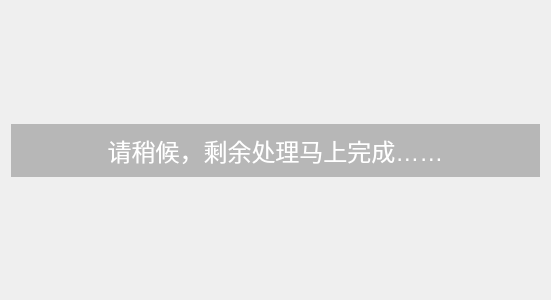
<?xml version="1.0" encoding="UTF-8"?>
<ui version="4.0">
 <class>FormWaitFinish</class>
 <widget class="QWidget" name="FormWaitFinish">
  <property name="geometry">
   <rect>
    <x>0</x>
    <y>0</y>
    <width>551</width>
    <height>300</height>
   </rect>
  </property>
  <property name="windowTitle">
   <string>Form</string>
  </property>
  <property name="styleSheet">
   <string notr="true">QWidget#widgetBound
{

background-color: rgb(127, 127, 127,127 );
}
QLabel
{
color: rgb(255, 255, 255);
font-size:24px;
}</string>
  </property>
  <layout class="QVBoxLayout" name="verticalLayout">
   <item>
    <spacer name="verticalSpacer">
     <property name="orientation">
      <enum>Qt::Vertical</enum>
     </property>
     <property name="sizeHint" stdset="0">
      <size>
       <width>20</width>
       <height>40</height>
      </size>
     </property>
    </spacer>
   </item>
   <item>
    <widget class="QWidget" name="widgetBound" native="true">
     <layout class="QHBoxLayout" name="horizontalLayout">
      <item>
       <widget class="QLabel" name="label">
        <property name="text">
         <string>请稍候，剩余处理马上完成……</string>
        </property>
        <property name="alignment">
         <set>Qt::AlignCenter</set>
        </property>
       </widget>
      </item>
     </layout>
    </widget>
   </item>
   <item>
    <spacer name="verticalSpacer_2">
     <property name="orientation">
      <enum>Qt::Vertical</enum>
     </property>
     <property name="sizeHint" stdset="0">
      <size>
       <width>20</width>
       <height>40</height>
      </size>
     </property>
    </spacer>
   </item>
  </layout>
 </widget>
 <resources/>
 <connections/>
</ui>
